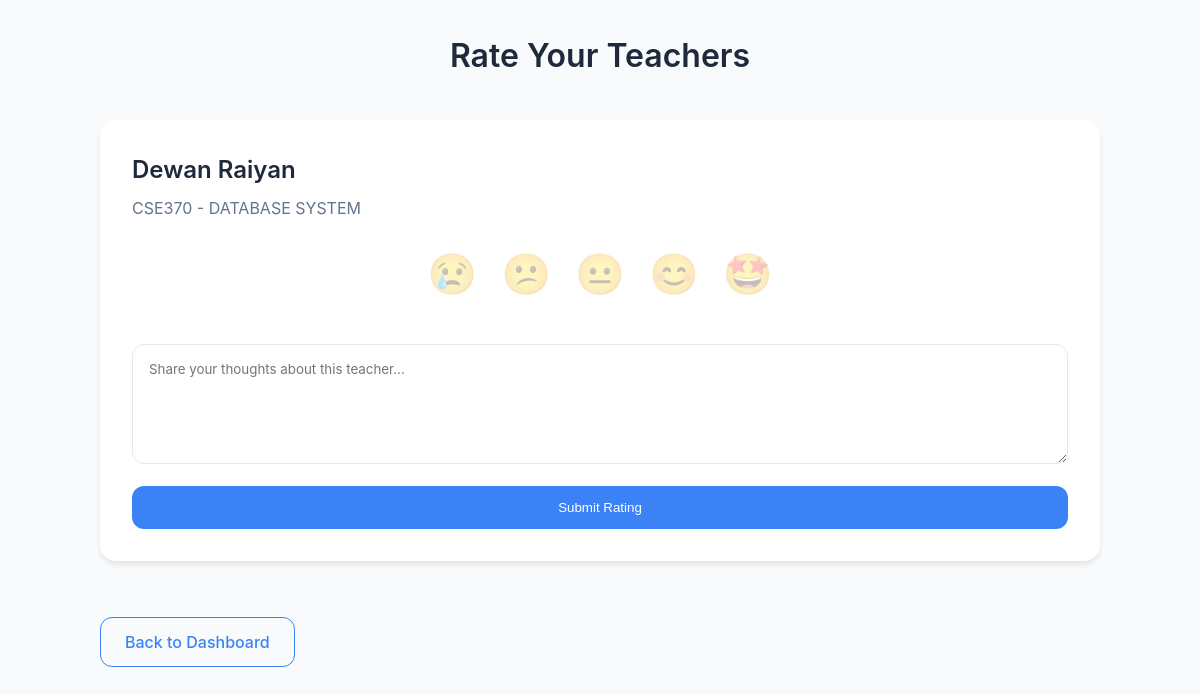
The app's page /student/rate_teachers.php (signed in) with its own data.
### tables this page shows
CREATE TABLE `courses` (
  `course_code` varchar(50) NOT NULL,
  `course_name` varchar(255) NOT NULL,
  `section` varchar(50) NOT NULL,
  `created_at` timestamp NOT NULL DEFAULT current_timestamp(),
  `class_time` varchar(50) DEFAULT NULL
);

### student/rate_teachers.php (the view, shortened to what this page needs)
<?php
include('../includes/db_connect.php');
$user_id = $_SESSION['user_id'];
$student_sql = "SELECT student_id FROM students WHERE user_id = ?";
$student_stmt = $conn->prepare($student_sql);
$student_stmt->bind_param("i", $user_id);
$student_stmt->execute();
$student_data = $student_stmt->get_result()->fetch_assoc();
$student_id = $student_data['student_id'];
$sql = "SELECT DISTINCT
    t.user_id,
    t.name,
    c.course_code,
    c.course_name,
    (SELECT rating FROM ratings WHERE rated_by = ? AND rated_for = t.user_id AND role = 'teacher') as existing_rating,
    (SELECT comment FROM ratings WHERE rated_by = ? AND rated_for = t.user_id AND role = 'teacher') as existing_comment
    FROM teachers t
    INNER JOIN enrollments e ON t.teacher_id = e.teacher_id
    INNER JOIN courses c ON e.course_code = c.course_code
    WHERE e.student_id = ?
    ORDER BY t.name";
$stmt = $conn->prepare($sql);
$stmt->bind_param("iis", $user_id, $user_id, $student_id);
$stmt->execute();
$teachers = $stmt->get_result();
?>
<!DOCTYPE html>
<html lang="en">
<head>
</head>
<body>
    <div class="container">
        <h1 class="page-title">Rate Your Teachers</h1>
        <?php if ($teachers->num_rows > 0): ?>
            <?php while ($teacher = $teachers->fetch_assoc()): ?>
                <div class="teacher-card">
                    <h2 class="teacher-name"><?php echo htmlspecialchars($teacher['name']); ?></h2>
                    <p class="course-info">
                        <?php echo htmlspecialchars($teacher['course_code'] . ' - ' . $teacher['course_name']); ?>
                    </p>
                    <form method="POST">
                        <div class="emoji-rating">
                            <?php
                            $emojis = ["😢", "😕", "😐", "😊", "🤩"];
                            for($i = 1; $i <= 5; $i++):
                            ?>
                                <span data-rating="<?php echo $i; ?>"
                                      class="<?php echo ($teacher['existing_rating'] == $i) ? 'selected' : ''; ?>">
                                    <?php echo $emojis[$i-1]; ?>
                                </span>
                            <?php endfor; ?>
                        </div>
                        <textarea name="comment"
                                  class="comment-box"
                                  placeholder="Share your thoughts about this teacher..."
                                  required><?php echo htmlspecialchars($teacher['existing_comment'] ?? ''); ?></textarea>
                        <button type="submit" class="submit-btn">Submit Rating</button>
                    </form>
                </div>
            <?php endwhile; ?>
        <?php else: ?>
            <div class="no-teachers">
                <p>No teachers found in your courses.</p>
            </div>
        <?php endif; ?>
        <a href="dashboard.php" class="back-link">Back to Dashboard</a>
    </div>
</body>
</html>

### student/rate_teachers.php (style rules this page uses)
:root { --primary-color: #3b82f6; --background: #f8fafc; --card-bg: #ffffff; --text-primary: #1e293b; --text-secondary: #64748b; --border-color: #e2e8f0; --shadow: 0 4px 6px -1px rgba(0, 0, 0, 0.1); --success-bg: #dcfce7; --success-text: #166534; --error-bg: #fee2e2; --error-text: #991b1b; }
* { margin: 0; padding: 0; box-sizing: border-box; }
body { font-family: -apple-system, BlinkMacSystemFont, 'Segoe UI', Roboto, sans-serif; background-color: var(--background); color: var(--text-primary); line-height: 1.5; padding: 2rem 1rem; }
.container { max-width: 1000px; margin: 0 auto; }
.page-title { text-align: center; font-size: 2rem; font-weight: 600; color: var(--text-primary); margin-bottom: 2.5rem; }
.teacher-card { background: var(--card-bg); padding: 2rem; border-radius: 1rem; box-shadow: var(--shadow); margin-bottom: 1.5rem; transition: transform 0.2s ease; }
.teacher-name { font-size: 1.5rem; font-weight: 600; margin-bottom: 0.5rem; color: var(--text-primary); }
.course-info { color: var(--text-secondary); font-size: 1rem; margin-bottom: 1.5rem; }
.emoji-rating { display: flex; justify-content: center; gap: 1.5rem; margin: 1.5rem 0; }
.emoji-rating span { font-size: 2.5rem; cursor: pointer; opacity: 0.3; transition: all 0.2s ease; transform-origin: center; }
.comment-box { width: 100%; padding: 1rem; border: 1px solid var(--border-color); border-radius: 0.75rem; margin: 1rem 0; font-family: inherit; resize: vertical; min-height: 120px; transition: border-color 0.2s ease; }
.submit-btn { background-color: var(--primary-color); color: white; padding: 0.875rem 1.5rem; border: none; border-radius: 0.75rem; cursor: pointer; font-weight: 500; width: 100%; transition: background-color 0.2s ease; }
.back-link { display: inline-block; text-align: center; margin-top: 2rem; color: var(--primary-color); text-decoration: none; font-weight: 500; padding: 0.75rem 1.5rem; border: 1px solid var(--primary-color); border-radius: 0.75rem; transition: all 0.2s ease; }

### records on screen
courses: name "Dewan Raiyan", course_code+course_name "CSE370 - DATABASE SYSTEM", i "😢", i "😕", i "😐", i "😊", i "🤩"
